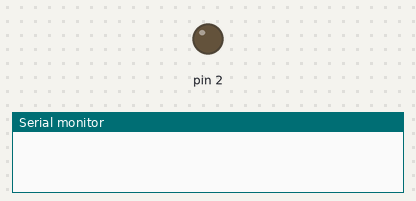
A sketch run on a simulated Arduino Uno, built with avr-gcc and run on an emulated ATmega328P. Shown: output pins drawn as LEDs (lit = HIGH), the last lines printed to the serial monitor.

Above: at 0.1 s.
At 3.1 s:
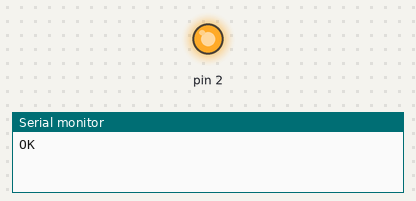
Timing chart, 0 to 4.6 s (numbered marks = the images above):
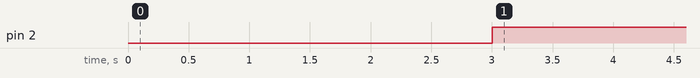

Measured:
- by itself, pin 2: LOW → HIGH at 3.0 s

The sketch:

timer-singolo.ino
```cpp
unsigned long t1;
bool ATTIVO = false;

void setup() {
  Serial.begin(9600);
  pinMode(2, OUTPUT);
  digitalWrite(2, LOW);
  t1 = millis();
}

void loop() {
  if ( ((millis() - t1) > 3000) && !ATTIVO) {
    digitalWrite(2, HIGH);
    Serial.println("OK");
    ATTIVO = true;
  }
}
```
